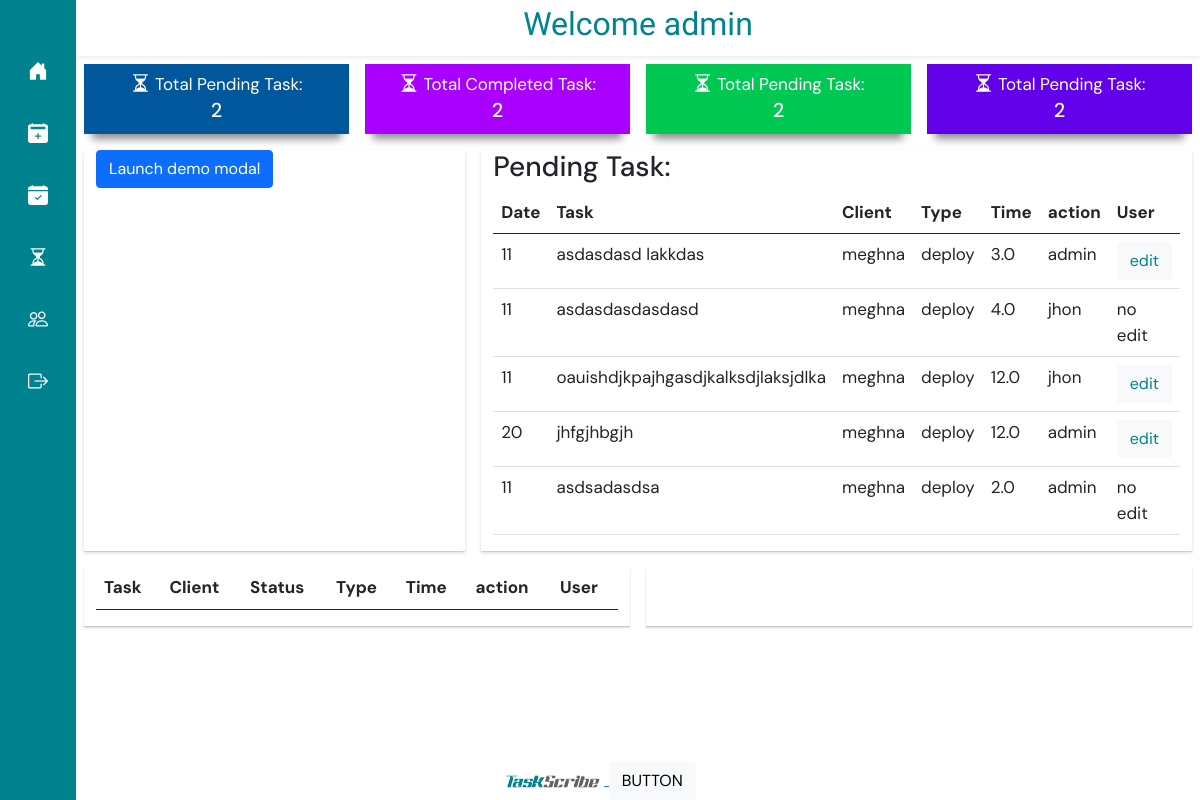
Page / (signed in) on the earlier database version.
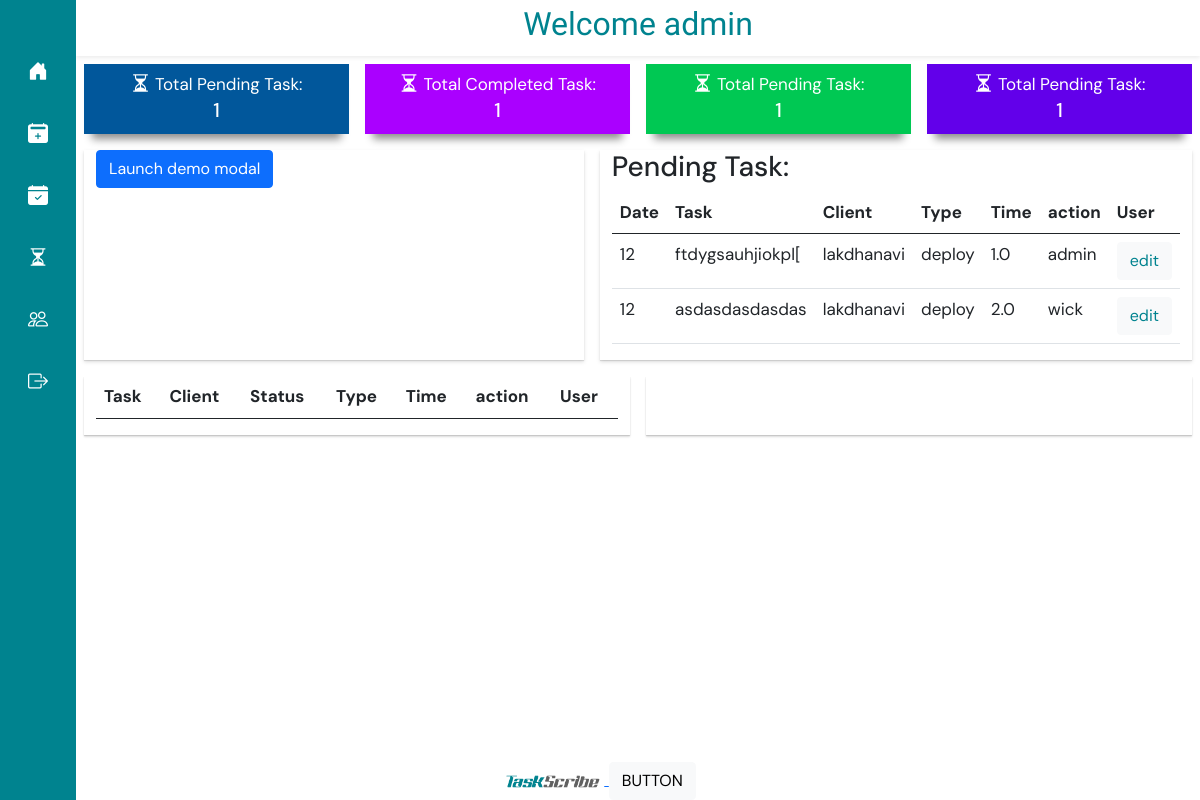
Same page on the later database version.
### taskapp/models.py (models this page shows, shortened)
class Task(models.Model):
    name = models.CharField(max_length=500,)
    user = models.ForeignKey(User, on_delete=models.PROTECT)
    type = models.ForeignKey(Type, on_delete=models.CASCADE)
    client = models.ForeignKey(Client, on_delete=models.PROTECT)
    date = models.DateField()
    status = models.CharField(max_length=1, choices=STATUS, default='0')
    time = models.FloatField()

class Client(models.Model):
    name = models.CharField(max_length=100)
    description = models.CharField(max_length=500, null=True)
    file = models.FileField(upload_to='documetns/')
    original_filename = models.CharField(max_length=255)
    uploaded_at = models.DateTimeField(auto_now_add=True)

class Type(models.Model):
    name = models.CharField(max_length=100)
    def __str__(self) -> str:
        return self.name

### taskapp/views.py (the view)
# urls.py: 2. Add a URL to urlpatterns:  path('', views.home, name='home')
@login_required(login_url="/login/")
def home(request):
    daten = date.today()
    docs = Client.objects.all()
    userall = User.objects.get(id=request.user.id)
    taskf = Task.objects.filter(user=userall, date=daten)
    total_task = Task.objects.filter(user=userall, status="0").count()
    all_tasks = Task.objects.all()
    return render(request, "home.html", {
        "all_tasks" : all_tasks, "taskfl": taskf, "docs" : docs, "user" : userall, "count" : total_task
    })

### templates/home.html (shortened to what this page needs)
{% extends 'base.html' %}
{% load static %}
{% block titlecontent %}
<div class="row shadow-sm text-center" style=" margin-top: 0px; padding: 5px;  color: #00838f;">
  <h2 style="font-family: Racing Sans One;">Welcome {{ user.username }}</h2>
</div>
{% endblock %}
{% block content %}
<div class="row justify-content-center">
  <div class="col  m-2 p-1 text-center" style=" background-color: #01579B; box-shadow: 0px 13px 8px -8px rgba(0, 0, 0, 0.45);">
    <a style="color: #fff;"> <i class="bi bi-hourglass-split fs-5" style="color: #fff;"></i> Total Pending Task:</a>
    <h5 style="color: #fff;">{{ count }}</h5>
  </div>
  <div class="col  m-2 p-1 text-center" style=" background-color: #AA00FF; box-shadow: 0px 13px 8px -8px rgba(0, 0, 0, 0.45);">
    <a style="color: #fff;"> <i class="bi bi-hourglass-split fs-5" style="color: #fff;"></i> Total Completed Task:</a>
    <h5 style="color: #fff;">{{ count }}</h5></div>
  <div class="col m-2 p-1 text-center" style=" background-color: #00C853; box-shadow: 0px 13px 8px -8px rgba(0, 0, 0, 0.45);">
    <a style="color: #fff;"> <i class="bi bi-hourglass-split fs-5" style="color: #fff;"></i> Total Pending Task:</a>
    <h5 style="color: #fff;">{{ count }}</h5></div>
  <div class="col m-2 p-1 text-center" style=" background-color: #6200EA; box-shadow: 0px 13px 8px -8px rgba(0, 0, 0, 0.45);">
    <a style="color: #fff;"> <i class="bi bi-hourglass-split fs-5" style="color: #fff;"></i> Total Pending Task:</a>
    <h5 style="color: #fff;">{{ count }}</h5></div>
</div>
<div class="row justify-content-center">
  <div class="col m-2 " style=" box-shadow: 0 2px 4px 0 rgba(0, 0, 0, .13), 0 1px 1px 0 rgba(0, 0, 0, .11);">
<button type="button" class="btn btn-primary" data-bs-toggle="modal" data-bs-target="#exampleModal">
  Launch demo modal
</button>
  </div>
  <div class="col  m-2 " style=" box-shadow: 0 2px 4px 0 rgba(0, 0, 0, .13), 0 1px 1px 0 rgba(0, 0, 0, .11);">
    <h3>Pending Task:</h3>
    <table class="table table-hover">
      <thead>
        <tr>
          <th>Date</th>
          <th>Task</th>
          <th>Client</th>
          <th>Type</th>
          <th>Time</th>
          <th>action</th>
          <th>User</th>
        </tr>
      </thead>
      <tbody>
        {% for task in all_tasks %}
        <tr>
          <td>{{ task.date.day}}</td>
          <td>{{ task.name }}</td>
          <td>{{ task.client.name}}</td>
          <td>{{ task.type}}</td>
          <td>{{ task.time}}</td>
          <td>{{ task.user }}</td>
          <td>
            {% if task.status == "0" %}
            <a href="{% url 'edit_task'  task_id=task.id %}" type="button" class="btn btn-light"
              style="color: #00838f;">edit</a>
            {% elif task.status == "1" %}
            <a type="text">no edit</a>
            {% endif %}
          </td>
        </tr>
        {% endfor %}
      </tbody>
    </table>
  </div>
</div>
<div class="row justify-content-center">
  <div class="col  m-2 " style="overflow-x: scroll; box-shadow: 0 1px 1px rgba(0,0,0,0.12), 0 2px 2px rgba(0,0,0,0.12);">
    <table class="table table-hover">
      <thead>
        <tr>
          <th>Task</th>
          <th>Client</th>
          <th>Status</th>
          <th>Type</th>
          <th>Time</th>
          <th>action</th>
          <th>User</th>
        </tr>
      </thead>
    </table>
  </div>
  <div class="col  m-2 " style="overflow-x: scroll; box-shadow: 0 1px 1px rgba(0,0,0,0.12), 0 2px 2px rgba(0,0,0,0.12);">
  </div>
</div>
{% endblock%}

Differences in the rows shown:
removed Task: date.day "11", name "oauishdjkpajhgasdjkalksdjlaksjdlka", client.name "meghna", type "deploy", time "12.0", user "jhon", status "edit"
removed Task: date.day "20", name "jhfgjhbgjh", client.name "meghna", type "deploy", time "12.0", user "admin", status "edit"
removed Task: date.day "11", name "asdsadasdsa", client.name "meghna", type "deploy", time "2.0", user "admin", status "no edit"
changed Task "admin": date.day "11" → "12"; name "asdasdasd lakkdas" → "ftdygsauhjiokpl["; client.name "meghna" → "lakdhanavi"; time "3.0" → "1.0"
changed Task: date.day "11" → "12"; name "asdasdasdasdasd" → "asdasdasdasdas"; client.name "meghna" → "lakdhanavi"; time "4.0" → "2.0"; user "jhon" → "wick"; status "no edit" → "edit"
Other differences:
{{ count }}: "2" → "1"
